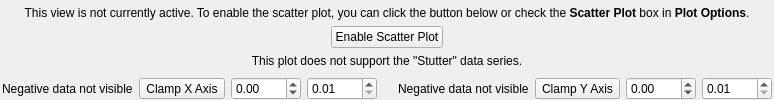
       <widget class="QWidget" name="tab_scatter">
        <attribute name="title">
         <string>Scatter</string>
        </attribute>
        <layout class="QVBoxLayout" name="verticalLayout_9" stretch="1,0,0,0">
         <property name="leftMargin">
          <number>2</number>
         </property>
         <property name="topMargin">
          <number>0</number>
         </property>
         <property name="rightMargin">
          <number>2</number>
         </property>
         <property name="bottomMargin">
          <number>0</number>
         </property>
         <item>
          <widget class="ContextMenuPlotWidget" name="pyqtgraph_scatter" native="true"/>
         </item>
         <item>
          <widget class="QFrame" name="controls_scatter_toggle">
           <property name="sizePolicy">
            <sizepolicy hsizetype="Preferred" vsizetype="Fixed">
             <horstretch>0</horstretch>
             <verstretch>0</verstretch>
            </sizepolicy>
           </property>
           <layout class="QVBoxLayout" name="verticalLayout_24">
            <property name="leftMargin">
             <number>0</number>
            </property>
            <property name="topMargin">
             <number>0</number>
            </property>
            <property name="rightMargin">
             <number>0</number>
            </property>
            <property name="bottomMargin">
             <number>0</number>
            </property>
            <item>
             <widget class="QLabel" name="caution_label_disabled_scatter">
              <property name="text">
               <string>&lt;html&gt;&lt;head/&gt;&lt;body&gt;&lt;p&gt;This view is not currently active. To enable the scatter plot, you can click the button below or check the &lt;span style=&quot; font-weight:600;&quot;&gt;Scatter Plot&lt;/span&gt; box in &lt;span style=&quot; font-weight:600;&quot;&gt;Plot Options&lt;/span&gt;.&lt;/p&gt;&lt;/body&gt;&lt;/html&gt;</string>
              </property>
              <property name="alignment">
               <set>Qt::AlignCenter</set>
              </property>
             </widget>
            </item>
            <item>
             <layout class="QHBoxLayout" name="horizontalLayout_28">
              <item>
               <spacer name="horizontalSpacer_36">
                <property name="orientation">
                 <enum>Qt::Horizontal</enum>
                </property>
                <property name="sizeHint" stdset="0">
                 <size>
                  <width>40</width>
                  <height>20</height>
                 </size>
                </property>
               </spacer>
              </item>
              <item>
               <widget class="QPushButton" name="btn_enable_scatter_plot">
                <property name="sizePolicy">
                 <sizepolicy hsizetype="Fixed" vsizetype="Fixed">
                  <horstretch>0</horstretch>
                  <verstretch>0</verstretch>
                 </sizepolicy>
                </property>
                <property name="text">
                 <string>Enable Scatter Plot</string>
                </property>
               </widget>
              </item>
              <item>
               <spacer name="horizontalSpacer_37">
                <property name="orientation">
                 <enum>Qt::Horizontal</enum>
                </property>
                <property name="sizeHint" stdset="0">
                 <size>
                  <width>40</width>
                  <height>20</height>
                 </size>
                </property>
               </spacer>
              </item>
             </layout>
            </item>
           </layout>
          </widget>
         </item>
         <item>
          <widget class="QLabel" name="caution_label_stutter_scatter">
           <property name="text">
            <string>&lt;html&gt;&lt;head/&gt;&lt;body&gt;&lt;p&gt;This plot does not support the &amp;quot;Stutter&amp;quot; data series.&lt;/p&gt;&lt;/body&gt;&lt;/html&gt;</string>
           </property>
           <property name="alignment">
            <set>Qt::AlignCenter</set>
           </property>
          </widget>
         </item>
         <item>
          <widget class="QFrame" name="controls_scatter">
           <layout class="QHBoxLayout" name="controls_line_4">
            <property name="leftMargin">
             <number>0</number>
            </property>
            <property name="topMargin">
             <number>3</number>
            </property>
            <property name="rightMargin">
             <number>0</number>
            </property>
            <property name="bottomMargin">
             <number>0</number>
            </property>
            <item>
             <spacer name="horizontalSpacer_28">
              <property name="orientation">
               <enum>Qt::Horizontal</enum>
              </property>
              <property name="sizeHint" stdset="0">
               <size>
                <width>0</width>
                <height>20</height>
               </size>
              </property>
             </spacer>
            </item>
            <item>
             <layout class="QHBoxLayout" name="horizontalLayout_20">
              <item>
               <widget class="QLabel" name="notice_label_negative_scatter_data_x">
                <property name="text">
                 <string>Negative data not visible</string>
                </property>
                <property name="textFormat">
                 <enum>Qt::PlainText</enum>
                </property>
               </widget>
              </item>
              <item>
               <widget class="QToolButton" name="check_clamp_scatter_x_min">
                <property name="sizePolicy">
                 <sizepolicy hsizetype="Fixed" vsizetype="Fixed">
                  <horstretch>0</horstretch>
                  <verstretch>0</verstretch>
                 </sizepolicy>
                </property>
                <property name="minimumSize">
                 <size>
                  <width>0</width>
                  <height>21</height>
                 </size>
                </property>
                <property name="toolTip">
                 <string>&lt;html&gt;&lt;head/&gt;&lt;body&gt;&lt;p&gt;Click this button to always start the axis from zero.&lt;/p&gt;&lt;/body&gt;&lt;/html&gt;</string>
                </property>
                <property name="text">
                 <string>Clamp X Axis</string>
                </property>
                <property name="checkable">
                 <bool>true</bool>
                </property>
               </widget>
              </item>
              <item>
               <widget class="QDoubleSpinBox" name="spin_scatter_x_min">
                <property name="sizePolicy">
                 <sizepolicy hsizetype="Expanding" vsizetype="Fixed">
                  <horstretch>0</horstretch>
                  <verstretch>0</verstretch>
                 </sizepolicy>
                </property>
                <property name="minimumSize">
                 <size>
                  <width>50</width>
                  <height>21</height>
                 </size>
                </property>
                <property name="maximumSize">
                 <size>
                  <width>70</width>
                  <height>16777215</height>
                 </size>
                </property>
                <property name="accelerated">
                 <bool>true</bool>
                </property>
                <property name="showGroupSeparator" stdset="0">
                 <bool>true</bool>
                </property>
                <property name="minimum">
                 <double>-1000000.000000000000000</double>
                </property>
                <property name="maximum">
                 <double>1000000.000000000000000</double>
                </property>
                <property name="singleStep">
                 <double>0.100000000000000</double>
                </property>
               </widget>
              </item>
              <item>
               <widget class="QDoubleSpinBox" name="spin_scatter_x_max">
                <property name="sizePolicy">
                 <sizepolicy hsizetype="Expanding" vsizetype="Fixed">
                  <horstretch>0</horstretch>
                  <verstretch>0</verstretch>
                 </sizepolicy>
                </property>
                <property name="minimumSize">
                 <size>
                  <width>50</width>
                  <height>21</height>
                 </size>
                </property>
                <property name="maximumSize">
                 <size>
                  <width>70</width>
                  <height>16777215</height>
                 </size>
                </property>
                <property name="accelerated">
                 <bool>true</bool>
                </property>
                <property name="showGroupSeparator" stdset="0">
                 <bool>true</bool>
                </property>
                <property name="minimum">
                 <double>0.010000000000000</double>
                </property>
                <property name="maximum">
                 <double>1000000.000000000000000</double>
                </property>
                <property name="singleStep">
                 <double>0.100000000000000</double>
                </property>
               </widget>
              </item>
             </layout>
            </item>
            <item>
             <spacer name="horizontalSpacer_30">
              <property name="orientation">
               <enum>Qt::Horizontal</enum>
              </property>
              <property name="sizeType">
               <enum>QSizePolicy::Fixed</enum>
              </property>
              <property name="sizeHint" stdset="0">
               <size>
                <width>15</width>
                <height>21</height>
               </size>
              </property>
             </spacer>
            </item>
            <item>
             <layout class="QHBoxLayout" name="horizontalLayout_21">
              <property name="spacing">
               <number>6</number>
              </property>
              <item>
               <widget class="QLabel" name="notice_label_negative_scatter_data_y">
                <property name="text">
                 <string>Negative data not visible</string>
                </property>
                <property name="textFormat">
                 <enum>Qt::PlainText</enum>
                </property>
               </widget>
              </item>
              <item>
               <widget class="QToolButton" name="check_clamp_scatter_y_min">
                <property name="sizePolicy">
                 <sizepolicy hsizetype="Fixed" vsizetype="Fixed">
                  <horstretch>0</horstretch>
                  <verstretch>0</verstretch>
                 </sizepolicy>
                </property>
                <property name="minimumSize">
                 <size>
                  <width>0</width>
                  <height>21</height>
                 </size>
                </property>
                <property name="toolTip">
                 <string>&lt;html&gt;&lt;head/&gt;&lt;body&gt;&lt;p&gt;Click this button to always start the axis from zero.&lt;/p&gt;&lt;/body&gt;&lt;/html&gt;</string>
                </property>
                <property name="text">
                 <string>Clamp Y Axis</string>
                </property>
                <property name="checkable">
                 <bool>true</bool>
                </property>
               </widget>
              </item>
              <item>
               <widget class="QDoubleSpinBox" name="spin_scatter_y_min">
                <property name="sizePolicy">
                 <sizepolicy hsizetype="Expanding" vsizetype="Fixed">
                  <horstretch>0</horstretch>
                  <verstretch>0</verstretch>
                 </sizepolicy>
                </property>
                <property name="minimumSize">
                 <size>
                  <width>50</width>
                  <height>21</height>
                 </size>
                </property>
                <property name="maximumSize">
                 <size>
                  <width>70</width>
                  <height>16777215</height>
                 </size>
                </property>
                <property name="accelerated">
                 <bool>true</bool>
                </property>
                <property name="showGroupSeparator" stdset="0">
                 <bool>true</bool>
                </property>
                <property name="minimum">
                 <double>-1000000.000000000000000</double>
                </property>
                <property name="maximum">
                 <double>1000000.000000000000000</double>
                </property>
                <property name="singleStep">
                 <double>0.100000000000000</double>
                </property>
               </widget>
              </item>
              <item>
               <widget class="QDoubleSpinBox" name="spin_scatter_y_max">
                <property name="sizePolicy">
                 <sizepolicy hsizetype="Expanding" vsizetype="Fixed">
                  <horstretch>0</horstretch>
                  <verstretch>0</verstretch>
                 </sizepolicy>
                </property>
                <property name="minimumSize">
                 <size>
                  <width>50</width>
                  <height>21</height>
                 </size>
                </property>
                <property name="maximumSize">
                 <size>
                  <width>70</width>
                  <height>16777215</height>
                 </size>
                </property>
                <property name="accelerated">
                 <bool>true</bool>
                </property>
                <property name="showGroupSeparator" stdset="0">
                 <bool>true</bool>
                </property>
                <property name="minimum">
                 <double>0.010000000000000</double>
                </property>
                <property name="maximum">
                 <double>1000000.000000000000000</double>
                </property>
                <property name="singleStep">
                 <double>0.100000000000000</double>
                </property>
               </widget>
              </item>
             </layout>
            </item>
            <item>
             <spacer name="horizontalSpacer_31">
              <property name="orientation">
               <enum>Qt::Horizontal</enum>
              </property>
              <property name="sizeHint" stdset="0">
               <size>
                <width>0</width>
                <height>20</height>
               </size>
              </property>
             </spacer>
            </item>
           </layout>
          </widget>
         </item>
        </layout>
       </widget>
